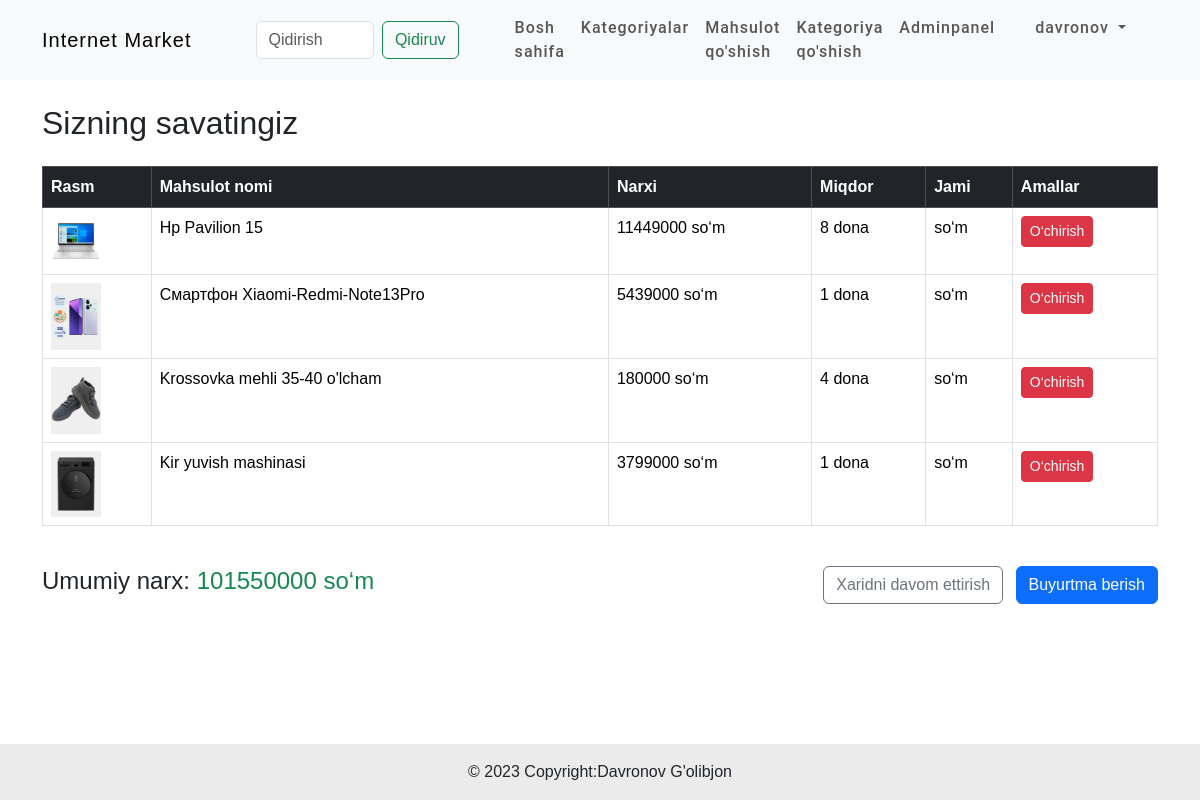
Page /user/cart/ (signed in) on the committed database.
### products/models.py (models this page shows, shortened)
class Cart(models.Model):
    user=models.ForeignKey(User,on_delete=models.CASCADE)
    product=models.ForeignKey(Products,on_delete=models.CASCADE)
    product_qty=models.IntegerField(null=False,blank=False)
    created_at=models.DateTimeField(auto_now_add=True)

class Products(models.Model):
    category=models.ForeignKey(Category,on_delete=models.CASCADE)
    slug=models.CharField(max_length=150,null=False,blank=False)
    name=models.CharField(max_length=150,null=False,blank=False)
    product_image=models.ImageField(upload_to=get_file_path,null=True,blank=True)
    small_description=models.CharField(max_length=150,null=False,blank=False)
    quantity=models.IntegerField(null=False,blank=False,help_text="Mahsulot miqdori")
    description=models.TextField(max_length=500,null=False,blank=False)
    original_price=models.FloatField(null=False,blank=False)
    selling_price=models.FloatField(null=True,blank=True)
    status=models.BooleanField(default=False,help_text="0=default 1=Hidden")
    trending=models.BooleanField(default=False,help_text="0=default 1=trending")
    tag=models.CharField(max_length=150,null=False,blank=False)
    meta_title=models.CharField(max_length=150,null=False,blank=False)
    meta_keywords=models.CharField(max_length=150,null=False,blank=False)
    meta_description=models.TextField(max_length=500,null=False,blank=False)
    created_at=models.DateTimeField(auto_now_add=True)
    class Meta:
        verbose_name_plural="Mahsulotlar"

### users/views.py (the view)
# urls.py: path('cart/', view_cart, name='view_cart'),
def view_cart(request):
    user_cart = Cart.objects.filter(user=request.user)
    total_price = sum(item.product.selling_price * item.product_qty for item in user_cart)
    context = {
        'user_cart': user_cart,
        'total_price': total_price,
    }
    return render(request, 'cart.html', context)

### templates/cart.html (shortened to what this page needs)
{% extends 'base.html' %}
{% load static %}
{% block content %}
    <div class="container py-4">
        <h2 class="mb-4">Sizning savatingiz</h2>
        {% if user_cart %}
            <div class="table-responsive">
                <table class="table table-hover table-bordered">
                    <thead class="table-dark">
                        <tr>
                            <th>Rasm</th>
                            <th>Mahsulot nomi</th>
                            <th>Narxi</th>
                            <th>Miqdor</th>
                            <th>Jami</th>
                            <th>Amallar</th>
                        </tr>
                    </thead>
                    <tbody>
                        {% for item in user_cart %}
                            <tr>
                                <td>
                                    {% if item.product.product_image %}
                                        <img src="{{ item.product.product_image.url }}" alt="{{ item.product.name }}" style="width: 50px; height: auto;">
                                    {% else %}
                                        <span>Rasm yo‘q</span>
                                    {% endif %}
                                </td>
                                <td>{{ item.product.name }}</td>
                                <td>{{ item.product.selling_price|default:item.product.original_price|stringformat:"d" }} so‘m</td>
                                <td>{{ item.product_qty }} dona</td>
                                <td>{{ item.total_item_price|stringformat:"d" }} so‘m</td>
                                <td>
                                    <a href="{% url 'remove_from_cart' item.id %}" class="btn btn-danger btn-sm">O‘chirish</a>
                                </td>
                            </tr>
                        {% endfor %}
                    </tbody>
                </table>
            </div>
            <div class="d-flex justify-content-between align-items-center mt-4">
                <h4>Umumiy narx: <span class="text-success">{{ total_price|stringformat:"d" }} so‘m</span></h4>
                <div>
                    <a href="{% url 'home' %}" class="btn btn-outline-secondary me-2">Xaridni davom ettirish</a>
                    <a href="#" class="btn btn-primary">Buyurtma berish</a>
                </div>
            </div>
        {% else %}
            <div class="alert alert-info text-center">
                <p>Savatingiz hozircha bo‘sh!</p>
                <a href="{% url 'home' %}" class="btn btn-primary">Mahsulotlarni ko‘rish</a>
            </div>
        {% endif %}
    </div>
{% endblock content %}

### templates/base.html (shortened to what this page needs)
<!doctype html>
{% load static %}
<html lang="en">
  <head>
    <link rel="stylesheet" href="{% static 'css/main.css' %}">
    <link href="https://cdn.jsdelivr.net/npm/bootstrap-icons@1.19.0/font/bootstrap-icons.css" rel="stylesheet">
    <link href="https://cdn.jsdelivr.net/npm/bootstrap@5.3.2/dist/css/bootstrap.min.css" rel="stylesheet">
      <link rel="stylesheet" href="https://cdn.jsdelivr.net/npm/sweetalert2@10">
  </head>
  <body>
    <nav class="navbar navbar-expand-lg bg-body-tertiary">
  <div class="container">
    <a class="navbar-brand" href="{% url 'home' %}">Internet Market</a>
    <div class="collapse navbar-collapse" id="navbarSupportedContent">
      <form class="d-flex mx-5" role="search" method="GET" action="{% url 'search' %}">
        <input class="form-control me-2" type="search" placeholder="Qidirish" aria-label="Search" name="q">
        <button class="btn btn-outline-success" type="submit">Qidiruv</button>
      </form>
      <ul class="navbar-nav ms-auto mb-2 mb-lg-0">
        <li class="nav-item">
          <a class="nav-link " aria-current="page" href="{% url 'home' %}">Bosh sahifa</a>
        </li>
        <li class="nav-item">
          <a class="nav-link" href="{% url 'cat' %}">Kategoriyalar</a>
        </li>
        <li class="nav-item">
          {% if request.user.is_superuser %}
          <a class="nav-link" href="{% url 'addproduct' %}">Mahsulot qo'shish</a>
          {% endif %}
        </li>
        <li class="nav-item">
          {% if request.user.is_superuser %}
          <a class="nav-link" href="{% url 'addcategory' %}">Kategoriya qo'shish</a>
          {% endif %}
        </li>
        <li class="nav-item">
          {% if request.user.is_superuser %}
          <a class="nav-link " href="/admin/">Adminpanel</a>
          {% endif %}
        </li>
        {% if request.user.is_authenticated %}
        <li class="nav-item dropdown px-4">
          <a class="nav-link dropdown-toggle " href="#" role="button" data-bs-toggle="dropdown" aria-expanded="false">
            {{ request.user.username }}
          </a>
        </li>
        {% else %}
        <li class="nav-item">
          <a class=" btn btn-danger" href="{% url 'login' %}">Saytga Kirish</a>
          <a class=" btn btn-primary" href="{% url 'register' %}">Ro'yxatdan O'tish</a>
        </li>
        {% endif %}
      </ul>
    </div>
  </div>
</nav>
    {% block content %}
    {% endblock content %}
      <footer class="bg-body-tertiary text-center text-lg-start">
      <div class="text-center p-3 mt-5 fixed-bottom" style="background-color: rgba(0, 0, 0, 0.08);">
        © 2023 Copyright:Davronov G'olibjon
      </div>
    </footer>
  </body>
</html>

### static/css/main.css (style rules this page uses)
:root { --Playfair: 'Playfair Display',serif; --Quicksand: "Quicksand", sans-serif; --Roboto: "Roboto", sans-serif; --Oswald: "Oswald", sans-serif; --dark: #3c393d; --exDark: #2b2b2b; }
* { padding:0; margin:0; box-sizing:border-box; font-family: var(--Quicksand); }
body { line-height:1.4; color:var(--dark); }
.navbar-nav a { font-family:var(--Roboto); letter-spacing:1px; font-weight:500; text-decoration:none; }
.navbar-brand { font-family:var(--Oswald); letter-spacing:1px; font-weight:500; text-decoration:none; }

### templates/base.html (style rules this page uses)
a { text-decoration:none; }

### rows in the picture
Cart: product.product_image (picture), product.name "Hp Pavilion 15", product.selling_price "11449000", product_qty "8"
Cart: product.product_image (picture), product.name "Смартфон Xiaomi-Redmi-Note13Pro", product.selling_price "5439000", product_qty "1"
Cart: product.product_image (picture), product.name "Krossovka mehli 35-40 o'lcham", product.selling_price "180000", product_qty "4"
Cart: product.product_image (picture), product.name "Kir yuvish mashinasi", product.selling_price "3799000", product_qty "1"

### other values in the picture
{{ request.user.username }} "davronov"
{{ total_price|stringformat:"d" }} "101550000"
